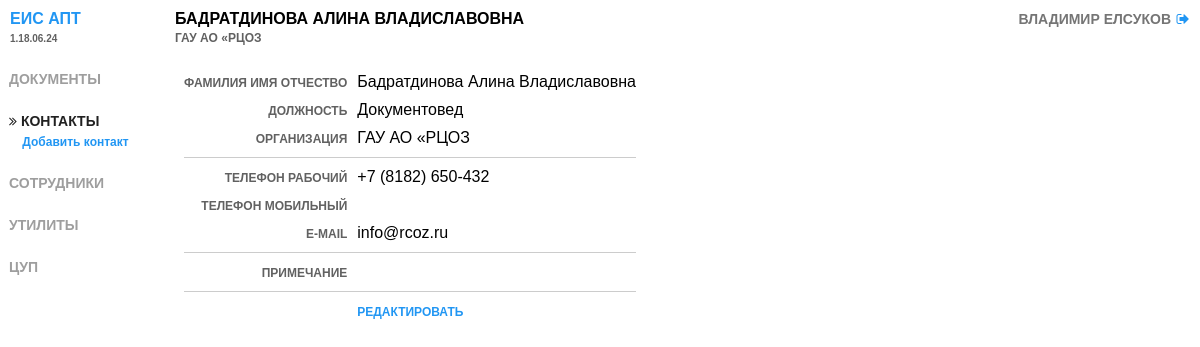
/contacts/view/6/ (signed in), run on an earlier commit of the app's database.
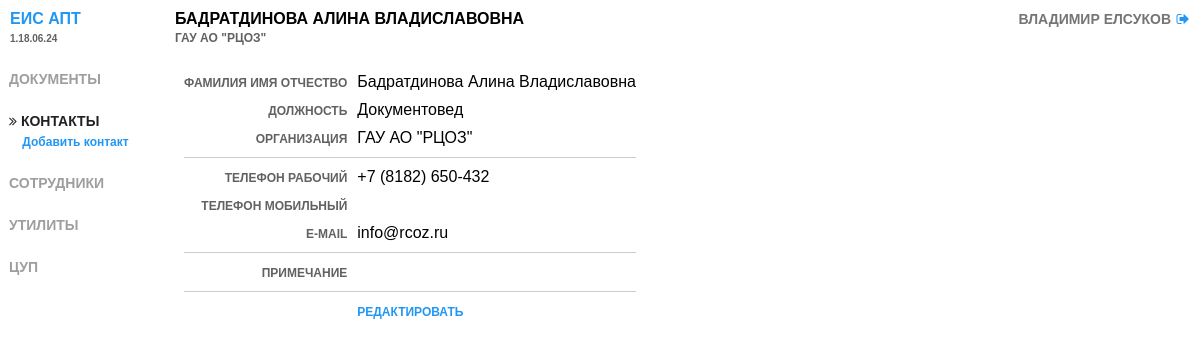
And on a later commit of the database.
### contacts/models.py (models this page shows, shortened)
class EIS_Contact(models.Model):
	organization = models.CharField(max_length=100)
	post         = models.CharField(max_length=100)
	name         = models.CharField(max_length=100)
	phone_mobile = models.CharField(max_length=50, blank=True)
	phone        = models.CharField(max_length=50, blank=True)
	email        = models.EmailField(blank=True)
	location     = models.CharField(max_length=200, blank=True)
	note         = models.TextField(blank=True)

### contacts/views.py (the view)
# urls.py: url(r'^view/(?P<pk>[0-9]+)/$', views.page_contact_view, name='page_contact_view'),
def page_contact_view(request, pk):
	EIS_info = dict()
	EIS_info['name']    = EIS_NAME
	EIS_info['version'] = EIS_VERSION
	EIS_info['module']  = "Contacts"
	if request.user.is_authenticated:
		contact = get_object_or_404(EIS_Contact, pk=pk)
		EIS_info['title'] = contact.name
		EIS_info['subtitle'] = contact.organization
		EIS_info['user'] = "{0} {1}".format(request.user.first_name, request.user.last_name)
		return render(request, 'contact_view.html', {'EIS_info': EIS_info, 'contact': contact})
	else:
		return render(request, 'index_public.html', {'EIS_info': EIS_info})

### contacts/templates/contact_view.html (shortened to what this page needs)
{% include "header.html" %}
<table width="100%">
    <tr>
        <td width="165px" valign="top">{% include "menu.html" %}</td>
        <td valign="top">
            <div class="content">
                <table cellspacing="10px">
                        <tr>
                            <td align="right"><span class="field">Фамилия Имя Отчество</span></td>
                            <td>{{ contact.name }}</td>
                        </tr>
                        <tr>
                            <td align="right"><span class="field">Должность</span></td>
                            <td>{{ contact.post }}</td>
                        </tr>
                        <tr>
                            <td align="right"><span class="field">Организация</span></td>
                            <td>{{ contact.organization }}</td>
                        </tr>
                        <tr><td colspan="2"><hr></td></tr>
                        <tr>
                            <td align="right"><span class="field">Телефон рабочий</span></td>
                            <td>{{ contact.phone }}</td>
                        </tr>
                        <tr>
                            <td align="right"><span class="field">Телефон мобильный</span></td>
                            <td>{{ contact.phone_mobile }}</td>
                        </tr>
                        <tr>
                            <td align="right"><span class="field">e-mail</span></td>
                            <td>{{ contact.email }}</td>
                        </tr>
                        <tr><td colspan="2"><hr></td></tr>
                        <tr>
                            <td align="right"><span class="field">Примечание</span></td>
                            <td>{{ contact.note }}</td>
                        </tr>
                        <tr><td colspan="2"><hr></td></tr>
                    <tr>
                        <td>&nbsp;</td>
                        <td><a href="/contacts/edit/{{ contact.pk }}/" class="edit">Редактировать</a></td>
                    </tr>
                </table>
            </div>
        </td>
    </tr>
</table>
{% include "end.html" %}

### EIS/templates/header.html (shortened to what this page needs)
<!DOCTYPE html>
<html lang="en">
<head>
    <link rel="stylesheet" href="https://cdnjs.cloudflare.com/ajax/libs/font-awesome/4.7.0/css/font-awesome.min.css">
    <link rel="stylesheet" type="text/css" href="/static/main.css">
<body>
<div class="header">
    <table width="100%" cellpadding="0px" cellspacing="0px" border="0px">
        <tr>
            <td width="165px"><a class="title" href="/">ЕИС {{ EIS_info.name }}</a></td>
            <td>{{ EIS_info.title }}</td>
            <td width="200" align="right"><span class="user">{{ EIS_info.user }}</span></td>
            <td width="24" align="center">
                {% if user.is_authenticated %}
                    <a href="/admin/logout/"><i class="fa fa-sign-out" aria-hidden="true"></i></a>
                {% else %}
                    <a href="/admin/login/?next=/"><i class="fa fa-sign-in" aria-hidden="true"></i></a>
                {% endif %}
            </td>
        </tr>
        <tr>
            <td valign="top"><span class="version">{{ EIS_info.version }}</span></td>
            <td><span class="subtitle">{{ EIS_info.subtitle }}</span></td>
        </tr>
    </table>
</div>

What changed in the data, as far as the page shows it:
changed EIS_Contact "БАДРАТДИНОВА АЛИНА ВЛАДИСЛАВОВНА": subtitle "ГАУ АО «РЦОЗ" → "ГАУ АО \"РЦОЗ\""; organization "ГАУ АО «РЦОЗ" → "ГАУ АО \"РЦОЗ\""
